Frame 1 (no input): blank canvas, image omitted
Frame 60 (the mouse pressed at the canvas centre just before this capture): blank canvas, image omitted
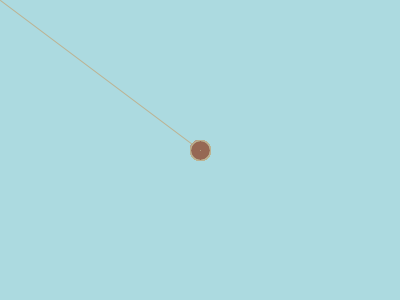
Frame 120 (the mouse held since frame 60 and released just before this capture)

The Processing sketch whose frames 1 and 60 were blank and that drew this single picture after the mouse press (run headless with seeded random() and noise(); from frame 60 on, the mouse is pressed at the canvas centre):

// Processing sketch: processing_1988
// ── processing_1988.pde

/**
 * Drawing with a circle
 *
 * Click and drag the mouse to draw a line.
 */

 
void setup() {
  size(400, 300);
  background(172, 218, 224);
}

void draw() {
  stroke(188, 178, 146);
  if(mousePressed) {
    line(mouseX, mouseY, pmouseX, pmouseY);
    ellipse(mouseX, mouseY, 20,20);
    fill (150, 100, 80, 50);
    smooth();
  }
}
